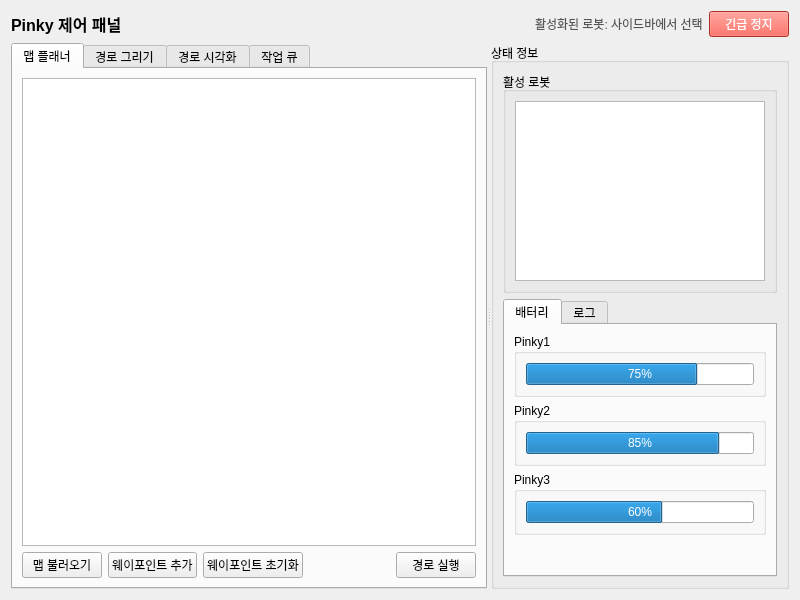
<?xml version="1.0" encoding="UTF-8"?>
<ui version="4.0">
 <class>PinkyTab</class>
 <widget class="QWidget" name="PinkyTab">
  <property name="geometry">
   <rect>
    <x>0</x>
    <y>0</y>
    <width>800</width>
    <height>600</height>
   </rect>
  </property>
  <property name="windowTitle">
   <string>Pinky</string>
  </property>
  <layout class="QVBoxLayout" name="verticalLayout">
   <item>
    <layout class="QHBoxLayout" name="horizontalLayout">
     <item>
      <widget class="QLabel" name="label">
       <property name="text">
        <string>Pinky 제어 패널</string>
       </property>
       <property name="alignment">
        <set>Qt::AlignLeft|Qt::AlignVCenter</set>
       </property>
       <property name="styleSheet">
        <string>font-size: 16px; font-weight: bold;</string>
       </property>
      </widget>
     </item>
     <item>
      <spacer name="horizontalSpacer">
       <property name="orientation">
        <enum>Qt::Horizontal</enum>
       </property>
       <property name="sizeHint" stdset="0">
        <size>
         <width>40</width>
         <height>20</height>
        </size>
       </property>
      </spacer>
     </item>
     <item>
      <widget class="QLabel" name="activeRobotsLabel">
       <property name="text">
        <string>활성화된 로봇: 사이드바에서 선택</string>
       </property>
       <property name="styleSheet">
        <string>color: #555;</string>
       </property>
      </widget>
     </item>
     <item>
      <widget class="QPushButton" name="pushButtonEmergency">
       <property name="text">
        <string>긴급 정지</string>
       </property>
       <property name="styleSheet">
        <string>background-color: #f44336; color: white;</string>
       </property>
      </widget>
     </item>
    </layout>
   </item>
   <item>
    <widget class="QSplitter" name="splitter">
     <property name="orientation">
      <enum>Qt::Horizontal</enum>
     </property>
     <widget class="QTabWidget" name="tabWidgetPanels">
      <property name="currentIndex">
       <number>0</number>
      </property>
      <widget class="QWidget" name="tabMap">
       <attribute name="title">
        <string>맵 플래너</string>
       </attribute>
       <layout class="QVBoxLayout" name="verticalLayout_2">
        <item>
         <widget class="QGraphicsView" name="graphicsViewMap"/>
        </item>
        <item>
         <layout class="QHBoxLayout" name="horizontalLayout_2">
          <item>
           <widget class="QPushButton" name="pushButtonLoadMap">
            <property name="text">
             <string>맵 불러오기</string>
            </property>
           </widget>
          </item>
          <item>
           <widget class="QPushButton" name="pushButtonAddWaypoint">
            <property name="text">
             <string>웨이포인트 추가</string>
            </property>
            <property name="checkable">
             <bool>true</bool>
            </property>
           </widget>
          </item>
          <item>
           <widget class="QPushButton" name="pushButtonClearWaypoints">
            <property name="text">
             <string>웨이포인트 초기화</string>
            </property>
           </widget>
          </item>
          <item>
           <spacer name="horizontalSpacer_2">
            <property name="orientation">
             <enum>Qt::Horizontal</enum>
            </property>
            <property name="sizeHint" stdset="0">
             <size>
              <width>40</width>
              <height>20</height>
             </size>
            </property>
           </spacer>
          </item>
          <item>
           <widget class="QPushButton" name="pushButtonExecutePath">
            <property name="text">
             <string>경로 실행</string>
            </property>
           </widget>
          </item>
         </layout>
        </item>
       </layout>
      </widget>
      <widget class="QWidget" name="tabDrawPath">
       <attribute name="title">
        <string>경로 그리기</string>
       </attribute>
       <layout class="QVBoxLayout" name="verticalLayout_3">
        <item>
         <widget class="QGraphicsView" name="graphicsViewDraw"/>
        </item>
        <item>
         <layout class="QHBoxLayout" name="horizontalLayout_3">
          <item>
           <widget class="QPushButton" name="pushButtonStartDrawing">
            <property name="text">
             <string>그리기 시작</string>
            </property>
            <property name="checkable">
             <bool>true</bool>
            </property>
           </widget>
          </item>
          <item>
           <widget class="QPushButton" name="pushButtonClearDrawing">
            <property name="text">
             <string>그림 지우기</string>
            </property>
           </widget>
          </item>
          <item>
           <widget class="QPushButton" name="pushButtonConvertToWaypoints">
            <property name="text">
             <string>웨이포인트 변환</string>
            </property>
           </widget>
          </item>
          <item>
           <spacer name="horizontalSpacer_3">
            <property name="orientation">
             <enum>Qt::Horizontal</enum>
            </property>
            <property name="sizeHint" stdset="0">
             <size>
              <width>40</width>
              <height>20</height>
             </size>
            </property>
           </spacer>
          </item>
          <item>
           <widget class="QPushButton" name="pushButtonSavePath">
            <property name="text">
             <string>경로 저장</string>
            </property>
           </widget>
          </item>
         </layout>
        </item>
       </layout>
      </widget>
      <widget class="QWidget" name="tabPathVisualizer">
       <attribute name="title">
        <string>경로 시각화</string>
       </attribute>
       <layout class="QVBoxLayout" name="verticalLayout_4">
        <item>
         <widget class="QGraphicsView" name="graphicsViewPath"/>
        </item>
        <item>
         <layout class="QHBoxLayout" name="horizontalLayout_4">
          <item>
           <widget class="QLabel" name="label_2">
            <property name="text">
             <string>경로 길이:</string>
            </property>
           </widget>
          </item>
          <item>
           <widget class="QLabel" name="labelPathLength">
            <property name="text">
             <string>0.0 m</string>
            </property>
           </widget>
          </item>
          <item>
           <widget class="QLabel" name="label_3">
            <property name="text">
             <string>예상 시간:</string>
            </property>
           </widget>
          </item>
          <item>
           <widget class="QLabel" name="labelEstimatedTime">
            <property name="text">
             <string>0:00</string>
            </property>
           </widget>
          </item>
          <item>
           <spacer name="horizontalSpacer_4">
            <property name="orientation">
             <enum>Qt::Horizontal</enum>
            </property>
            <property name="sizeHint" stdset="0">
             <size>
              <width>40</width>
              <height>20</height>
             </size>
            </property>
           </spacer>
          </item>
          <item>
           <widget class="QPushButton" name="pushButtonOptimizePath">
            <property name="text">
             <string>경로 최적화</string>
            </property>
           </widget>
          </item>
         </layout>
        </item>
       </layout>
      </widget>
      <widget class="QWidget" name="tabTaskQueue">
       <attribute name="title">
        <string>작업 큐</string>
       </attribute>
       <layout class="QVBoxLayout" name="verticalLayout_5">
        <item>
         <widget class="QTableView" name="tableViewTasks"/>
        </item>
        <item>
         <layout class="QHBoxLayout" name="horizontalLayout_5">
          <item>
           <widget class="QPushButton" name="pushButtonAddTask">
            <property name="text">
             <string>작업 추가</string>
            </property>
           </widget>
          </item>
          <item>
           <widget class="QPushButton" name="pushButtonRemoveTask">
            <property name="text">
             <string>작업 제거</string>
            </property>
           </widget>
          </item>
          <item>
           <widget class="QPushButton" name="pushButtonMoveUp">
            <property name="text">
             <string>위로</string>
            </property>
           </widget>
          </item>
          <item>
           <widget class="QPushButton" name="pushButtonMoveDown">
            <property name="text">
             <string>아래로</string>
            </property>
           </widget>
          </item>
          <item>
           <spacer name="horizontalSpacer_5">
            <property name="orientation">
             <enum>Qt::Horizontal</enum>
            </property>
            <property name="sizeHint" stdset="0">
             <size>
              <width>40</width>
              <height>20</height>
             </size>
            </property>
           </spacer>
          </item>
          <item>
           <widget class="QPushButton" name="pushButtonExecuteQueue">
            <property name="text">
             <string>큐 실행</string>
            </property>
           </widget>
          </item>
         </layout>
        </item>
       </layout>
      </widget>
     </widget>
     <widget class="QGroupBox" name="groupBoxStatus">
      <property name="title">
       <string>상태 정보</string>
      </property>
      <layout class="QVBoxLayout" name="verticalLayout_6">
       <item>
        <widget class="QGroupBox" name="groupBoxActiveRobots">
         <property name="title">
          <string>활성 로봇</string>
         </property>
         <layout class="QVBoxLayout" name="verticalLayout_7">
          <item>
           <widget class="QListWidget" name="listWidgetActiveRobots"/>
          </item>
         </layout>
        </widget>
       </item>
       <item>
        <widget class="QTabWidget" name="tabWidgetRobotStatus">
         <property name="currentIndex">
          <number>0</number>
         </property>
         <widget class="QWidget" name="tabBattery">
          <attribute name="title">
           <string>배터리</string>
          </attribute>
          <layout class="QVBoxLayout" name="verticalLayout_8">
           <item>
            <widget class="QGroupBox" name="groupBoxPinky1">
             <property name="title">
              <string>Pinky1</string>
             </property>
             <layout class="QVBoxLayout" name="verticalLayout_9">
              <item>
               <widget class="QProgressBar" name="progressBarBattery1">
                <property name="value">
                 <number>75</number>
                </property>
               </widget>
              </item>
             </layout>
            </widget>
           </item>
           <item>
            <widget class="QGroupBox" name="groupBoxPinky2">
             <property name="title">
              <string>Pinky2</string>
             </property>
             <layout class="QVBoxLayout" name="verticalLayout_10">
              <item>
               <widget class="QProgressBar" name="progressBarBattery2">
                <property name="value">
                 <number>85</number>
                </property>
               </widget>
              </item>
             </layout>
            </widget>
           </item>
           <item>
            <widget class="QGroupBox" name="groupBoxPinky3">
             <property name="title">
              <string>Pinky3</string>
             </property>
             <layout class="QVBoxLayout" name="verticalLayout_11">
              <item>
               <widget class="QProgressBar" name="progressBarBattery3">
                <property name="value">
                 <number>60</number>
                </property>
               </widget>
              </item>
             </layout>
            </widget>
           </item>
           <item>
            <spacer name="verticalSpacer">
             <property name="orientation">
              <enum>Qt::Vertical</enum>
             </property>
             <property name="sizeHint" stdset="0">
              <size>
               <width>20</width>
               <height>40</height>
              </size>
             </property>
            </spacer>
           </item>
          </layout>
         </widget>
         <widget class="QWidget" name="tabLog">
          <attribute name="title">
           <string>로그</string>
          </attribute>
          <layout class="QVBoxLayout" name="verticalLayout_12">
           <item>
            <widget class="QPlainTextEdit" name="plainTextEditLog">
             <property name="readOnly">
              <bool>true</bool>
             </property>
            </widget>
           </item>
          </layout>
         </widget>
        </widget>
       </item>
      </layout>
     </widget>
    </widget>
   </item>
  </layout>
 </widget>
 <resources/>
 <connections/>
</ui> 
